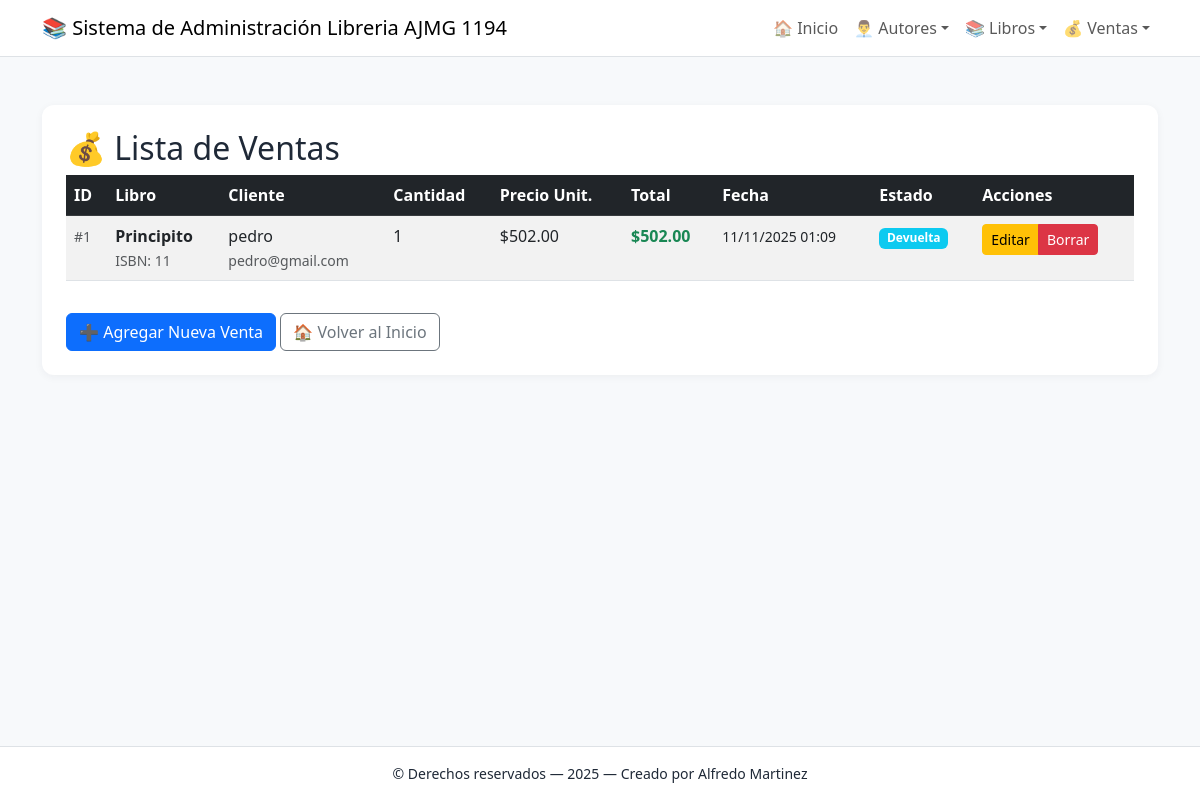
/ventas/, run on the app's committed database.
### app_Libreria/models.py (models this page shows, shortened)
class Venta(models.Model):
    ESTADOS = [
        ('PEN', 'Pendiente'),
        ('COM', 'Completada'),
        ('CAN', 'Cancelada'),
        ('DEV', 'Devuelta'),
    ]
    fecha_venta = models.DateTimeField(default=timezone.now, verbose_name="Fecha de venta")
    cantidad = models.PositiveIntegerField(verbose_name="Cantidad vendida")
    precio_unitario = models.DecimalField(max_digits=8, decimal_places=2, verbose_name="Precio unitario")
    total = models.DecimalField(max_digits=10, decimal_places=2, verbose_name="Total de la venta")
    estado = models.CharField(max_length=3, choices=ESTADOS, default='PEN', verbose_name="Estado de la venta")
    cliente_nombre = models.CharField(max_length=100, verbose_name="Nombre del cliente")
    cliente_email = models.EmailField(verbose_name="Email del cliente")
    libro = models.ForeignKey(
        Libro,
        on_delete=models.PROTECT,
        related_name='ventas',
        verbose_name="Libro vendido"
    )
    class Meta:
        verbose_name = "Venta"
        verbose_name_plural = "Ventas"
        ordering = ['-fecha_venta']

class Libro(models.Model):
    GENEROS = [
        ('FIC', 'Ficción'),
        ('ROM', 'Romance'),
        ('TER', 'Terror'),
        ('CIE', 'Ciencia Ficción'),
        ('FAN', 'Fantasía'),
        ('HIS', 'Histórico'),
        ('BIO', 'Biografía'),
        ('INF', 'Infantil'),
    ]
    titulo = models.CharField(max_length=200, verbose_name="Título del libro")
    isbn = models.CharField(max_length=13, unique=True, verbose_name="ISBN")
    genero = models.CharField(max_length=3, choices=GENEROS, verbose_name="Género")
    fecha_publicacion = models.DateField(verbose_name="Fecha de publicación")
    precio = models.DecimalField(max_digits=8, decimal_places=2, verbose_name="Precio")
    stock = models.PositiveIntegerField(default=0, verbose_name="Cantidad en stock")
    descripcion = models.TextField(verbose_name="Descripción", blank=True)
    autores = models.ManyToManyField(Autor, related_name='libros', verbose_name="Autores")
    class Meta:
        verbose_name = "Libro"
        verbose_name_plural = "Libros"
        ordering = ['titulo']

### app_Libreria/views.py (the view)
# urls.py: path('ventas/', views.ver_ventas, name='ver_ventas'),
def ver_ventas(request):
    ventas = Venta.objects.all().select_related('libro')
    return render(request, 'venta/ver_ventas.html', {'ventas': ventas})

### app_Libreria/templates/venta/ver_ventas.html
{% extends 'base.html' %}
{% block content %}
<div class="soft-card p-4">
    <h2>💰 Lista de Ventas</h2>
    <div class="table-responsive">
        <table class="table table-striped table-hover">
            <thead class="table-dark">
                <tr>
                    <th>ID</th>
                    <th>Libro</th>
                    <th>Cliente</th>
                    <th>Cantidad</th>
                    <th>Precio Unit.</th>
                    <th>Total</th>
                    <th>Fecha</th>
                    <th>Estado</th>
                    <th>Acciones</th>
                </tr>
            </thead>
            <tbody>
                {% for venta in ventas %}
                <tr>
                    <td><small class="text-muted">#{{ venta.id }}</small></td>
                    <td>
                        <strong>{{ venta.libro.titulo }}</strong>
                        <br>
                        <small class="text-muted">ISBN: {{ venta.libro.isbn }}</small>
                    </td>
                    <td>
                        {{ venta.cliente_nombre }}
                        <br>
                        <small class="text-muted">{{ venta.cliente_email }}</small>
                    </td>
                    <td>{{ venta.cantidad }}</td>
                    <td>${{ venta.precio_unitario }}</td>
                    <td>
                        <strong class="text-success">${{ venta.total }}</strong>
                    </td>
                    <td>
                        <small>{{ venta.fecha_venta|date:"d/m/Y H:i" }}</small>
                    </td>
                    <td>
                        {% if venta.estado == 'COM' %}
                            <span class="badge bg-success">Completada</span>
                        {% elif venta.estado == 'PEN' %}
                            <span class="badge bg-warning text-dark">Pendiente</span>
                        {% elif venta.estado == 'CAN' %}
                            <span class="badge bg-danger">Cancelada</span>
                        {% elif venta.estado == 'DEV' %}
                            <span class="badge bg-info">Devuelta</span>
                        {% endif %}
                    </td>
                    <td>
                        <div class="btn-group btn-group-sm">
                            <a href="{% url 'actualizar_venta' venta.id %}" class="btn btn-warning">Editar</a>
                            <a href="{% url 'borrar_venta' venta.id %}" class="btn btn-danger">Borrar</a>
                        </div>
                    </td>
                </tr>
                {% empty %}
                <tr>
                    <td colspan="9" class="text-center text-muted py-4">
                        No hay ventas registradas
                    </td>
                </tr>
                {% endfor %}
            </tbody>
        </table>
    </div>
    <div class="mt-3">
        <a href="{% url 'agregar_venta' %}" class="btn btn-primary">
            ➕ Agregar Nueva Venta
        </a>
        <a href="{% url 'inicio_libreria' %}" class="btn btn-outline-secondary">
            🏠 Volver al Inicio
        </a>
    </div>
</div>
{% endblock %}

### app_Libreria/templates/base.html (style rules this page uses)
body { background-color: #f7f9fb; color: #1f2937; }
.soft-card { background-color: #ffffff; border-radius: 12px; box-shadow: 0 2px 8px rgba(31,41,55,0.05); }

### data on the page
Venta: id "1", libro.titulo "Principito", libro.isbn "11", cliente_nombre "pedro", cliente_email "pedro@gmail.com", cantidad "1", precio_unitario "502.00", total "502.00", fecha_venta "11/11/2025 01:09", estado "Devuelta"
